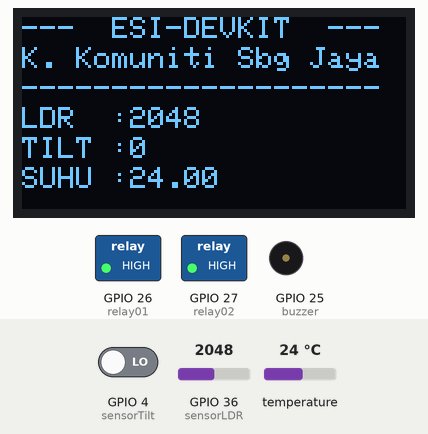
Recording of a sketch running on a simulated ESP32. Shown: 128×64 one-colour display, switched loads named in the sketch (green lamp = pin HIGH), buzzer (waves = sounding, pin HIGH). Inputs (shaded band) come from the test bench; at power-on: temperature 24 °C, GPIO 36 (sensorLDR) = 2048, GPIO 4 (sensorTilt) LOW. What the sketch prints to the serial monitor is not drawn.

Above: at 8.4 s.
8.5 s: temperature set to 12 °C
At 15.2 s:
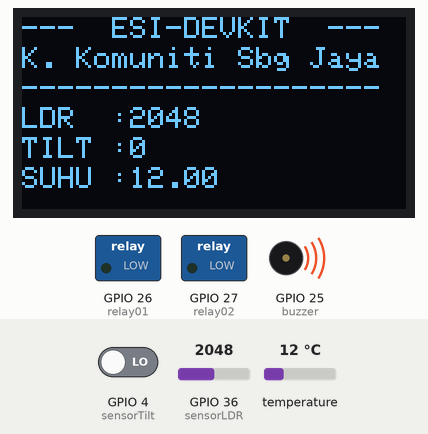
15.3 s: GPIO 36 (sensorLDR) set to 2866
At 21.3 s:
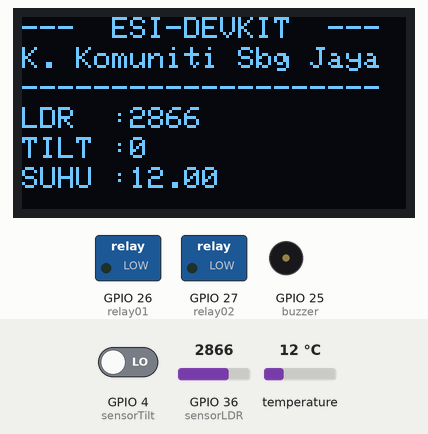
22.1 s: GPIO 4 (sensorTilt) driven HIGH
At 27.4 s:
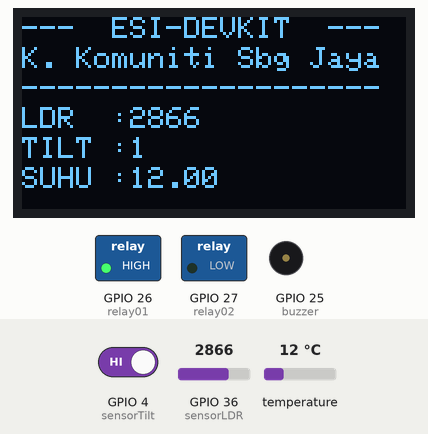
28.9 s: temperature set to 19 °C
At 34.2 s:
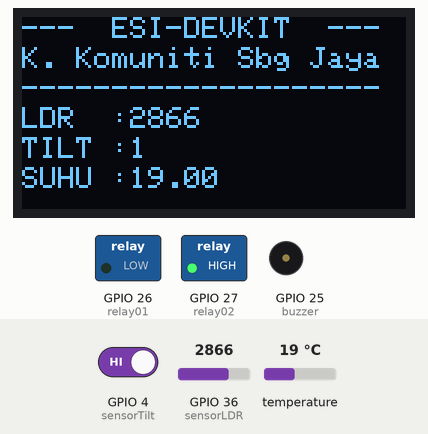
35.7 s: GPIO 36 (sensorLDR) set to 3603
At 40.5 s:
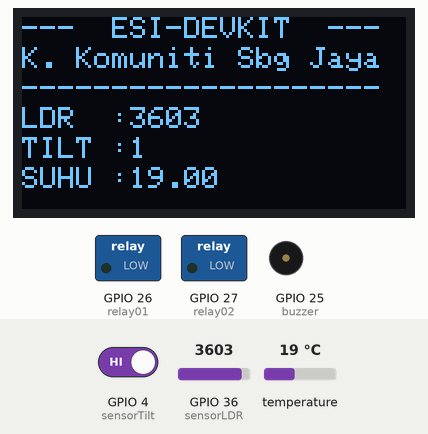
42.5 s: GPIO 4 (sensorTilt) driven LOW
At 49.4 s:
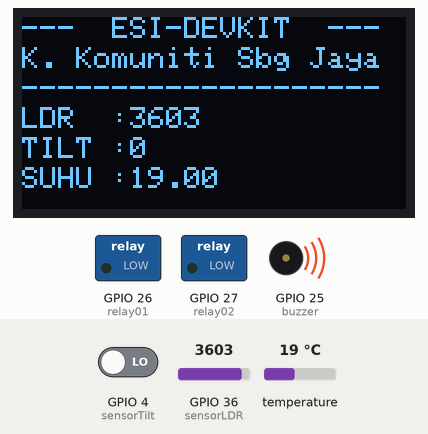
Timing chart, 0 to 50.3 s (numbered marks = the images above; inputs shaded):
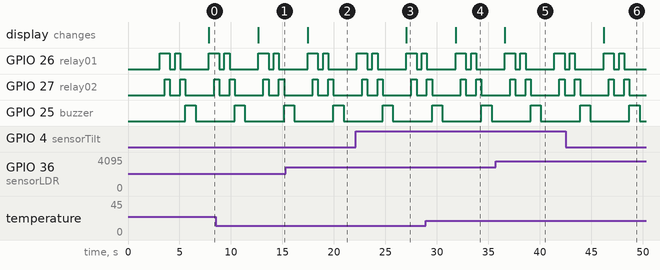

The sketch:

Esp32_BoardTest_03_Dallas.ino
```cpp
/*------------------------------------------------------------------
  ===================  Seksyen 1 - HEADER        ===================
  ------------------------------------------------------------------*/
//-------------------------------------------------------------------
//=  A. - Library  include and define  yang diperlukan              =
//-------------------------------------------------------------------

#include <Adafruit_SSD1306.h>
#include <Adafruit_GFX.h>
#include <DallasTemperature.h>
#include <OneWire.h>

//--------------------------------------------------------------------------
//-----b. - ISTIHAR Sambungan nama Pin dengan Nombor Fizikal PIN ----
//--------------------------------------------------------------------------

#define relay01     26  // digital OUTPUT - RELAY 1
#define relay02     27  // digital OUTPUT - RELAY 2
#define buzzer      25  // digital OUTPUT - BUZZER
#define SensorDS18  15  // pin ke DS18B20 (ONEWIRE) sensor Suhu
#define sensorLDR   36  // analog INPUT   - Sensor Cahaya
#define sensorTilt  4   // digital Input  - Sensor Tilt
#define SensorVolt  35  // analog INPUT   - Sensor Voltan

//---Penentuan Saiz Skrin OLED --
#define SCREEN_WIDTH 128 // OLED display width, in pixels
#define SCREEN_HEIGHT 64 // OLED display height, in pixels

// Istihar objek bagi Module OLED Display - SSD1306
Adafruit_SSD1306 paparOled(SCREEN_WIDTH, SCREEN_HEIGHT, &Wire, -1);

// Istihar objek bagi Module Sersor Suhu Dallas 18B20
OneWire oneWire(SensorDS18);
DallasTemperature sensors(&oneWire);

//###################################################################
//==================  Seksyen 2 - Fungsi Setup ======================
//-------------------------------------------------------------------

void setup() {

  pinMode(relay01,OUTPUT);
  pinMode(relay02,OUTPUT);
  pinMode(buzzer,OUTPUT);
  pinMode(sensorTilt, INPUT);

  Serial.begin(115200); // initialize serial
  sensors.begin();    // initialize the DS18B20 sensor

   if(!paparOled.begin(SSD1306_SWITCHCAPVCC, 0x3C)) { // Address 0x3D for 128x64
    Serial.println(F("SSD1306 allocation failed"));
    for(;;);
  }

  paparOled.clearDisplay();
  paparOled.setTextSize(1);
  paparOled.setTextColor(WHITE);
  paparOled.setCursor(0,0);
  paparOled.println("---  ESI-DEVKIT  ---");
  paparOled.setCursor(0,10);
  paparOled.println("K. Komuniti Sbg Jaya");
  paparOled.setCursor(0,20);
  paparOled.println("--------------------");
  paparOled.display();
  delay(3000);
}

//##################  Seksyen 2 - TAMAT #############################
//==============  Seksyen 3 - Fungsi Utama (LOOP) ===================
//-------------------------------------------------------------------

void loop() {

  digitalWrite(relay01,HIGH);
  delay (500);
  digitalWrite(relay02,HIGH);
  delay (500);
  digitalWrite(relay01,LOW);
  digitalWrite(relay02,LOW);
  delay (500);
  digitalWrite(relay01,HIGH);
  digitalWrite(relay02,LOW);
  delay (500);
  digitalWrite(relay01,LOW);
  digitalWrite(relay02,HIGH);
  delay (500);
  digitalWrite(relay01,LOW);
  digitalWrite(relay02,LOW);
  digitalWrite(buzzer,HIGH);
  delay (1000);
  digitalWrite(buzzer,LOW);
  delay (500);

 //--- sensor TilT
  int dataTilt = digitalRead(sensorTilt);
  Serial.print(" Bacaan sensor TILT   :");
  Serial.println(dataTilt);

 //--- sensor LDR
  int dataCahaya = analogRead(sensorLDR);
  Serial.print(" Bacaan sensor Cahaya :");
  Serial.println(dataCahaya);

 //--- sensor SUHU (DS18B20)
  sensors.requestTemperatures();
  float dataSuhuC = sensors.getTempCByIndex(0);
  Serial.print(dataSuhuC);
  Serial.println(" ºC");

  paparOled.setTextColor(WHITE,BLACK);
  paparOled.setCursor(0,30);
  paparOled.print("LDR  :");
  paparOled.print(dataCahaya,1);
  paparOled.setCursor(0,40);
  paparOled.print("TILT :");
  paparOled.print(dataTilt);
  paparOled.setCursor(0,50);
  paparOled.print("SUHU :");
  paparOled.print(dataSuhuC);
  paparOled.display();
}

//##################  Seksyen 3 - TAMAT #############################
```

Measured:
- after the input at 8.5 s, the display: changes after 4.2 s (image 1)
- after the input at 15.3 s, the display: changes after 2.1 s (image 2)
- after the input at 22.1 s, the display: changes after 4.9 s (image 3)
- after the input at 28.9 s, the display: changes after 2.9 s (image 4)
- after the input at 35.7 s, the display: changes after 0.90 s (image 5)
- after the input at 42.5 s, the display: changes after 3.7 s (image 6)
- by itself, GPIO 25 (buzzer): alternates HIGH for 1.0 s and LOW for 3.8 s
